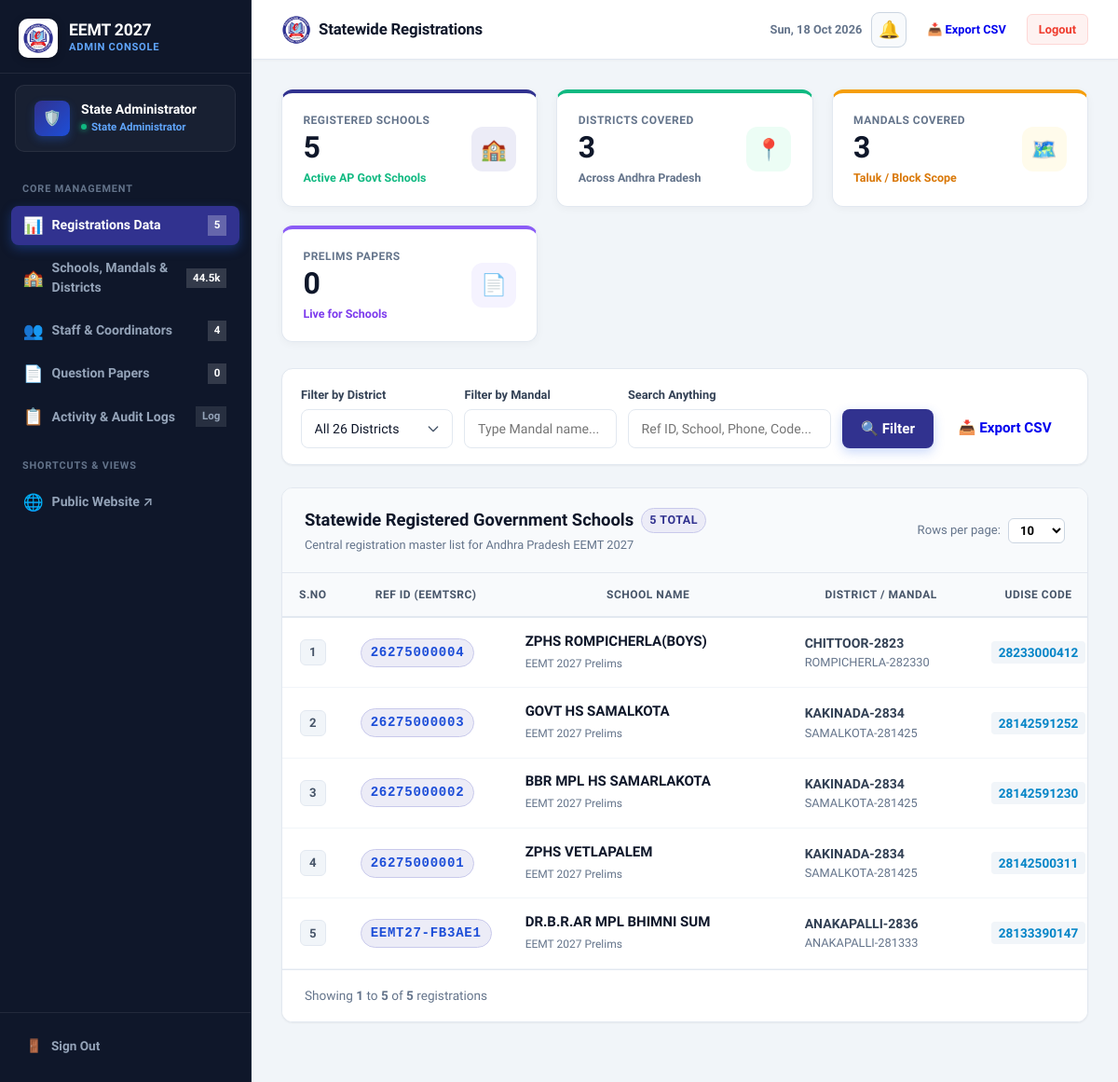
/admin/dashboard.php (signed in), run on an earlier commit of the app's database.
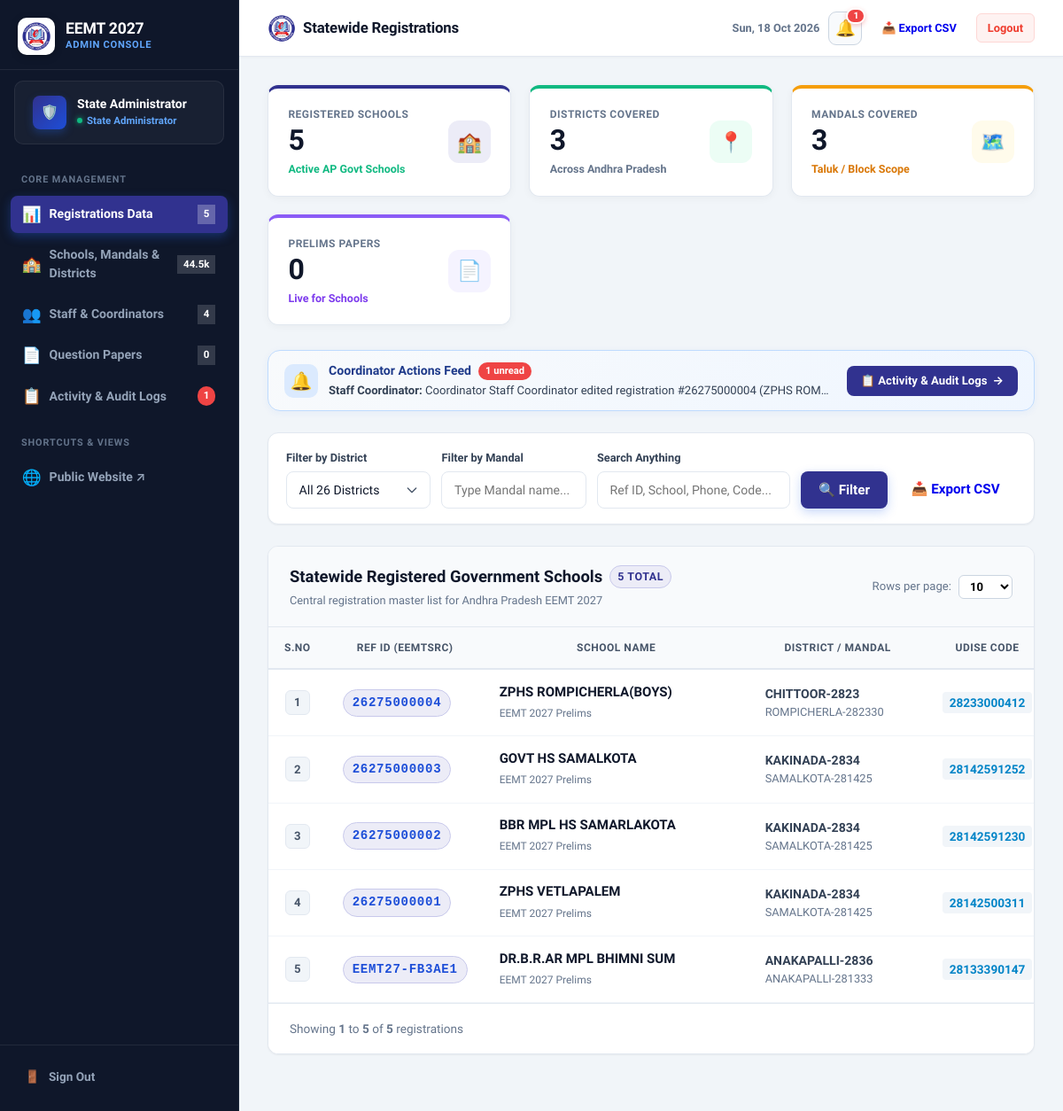
And on a later commit of the database.
### tables this page shows
CREATE TABLE coordinator_activity_logs (
                    id INTEGER PRIMARY KEY AUTOINCREMENT,
                    user_id INTEGER NULL,
                    user_name VARCHAR(150) NOT NULL,
                    user_role VARCHAR(50) NOT NULL DEFAULT 'coordinator',
                    district VARCHAR(100) NULL,
                    action_type VARCHAR(80) NOT NULL,
                    action_title VARCHAR(255) NOT NULL,
                    details TEXT NULL,
                    old_values TEXT NULL,
                    new_values TEXT NULL,
                    ip_address VARCHAR(45) NULL,
                    is_read INTEGER DEFAULT 0,
                    created_at DATETIME DEFAULT CURRENT_TIMESTAMP
                );

### includes/auth.php (called while the page is built, shortened)
<?php
function isStaffLoggedIn(): bool
{
    return isset($_SESSION['user']) && !empty($_SESSION['user']['username']);
}
function isAdmin(): bool
{
    return isStaffLoggedIn() && (($_SESSION['user']['role'] ?? '') === 'admin');
}

### includes/activity_logger.php (called while the page is built, shortened)
<?php
function getRecentCoordinatorActivities($limit = 50, $unreadOnly = false) {
    try {
        $pdo = getDB();
        $sql = "SELECT * FROM coordinator_activity_logs ";
        $sql .= "ORDER BY created_at DESC LIMIT " . (int)$limit;
        return $pdo->query($sql)->fetchAll(PDO::FETCH_ASSOC);
    } catch (Exception $e) {
        error_log("getRecentCoordinatorActivities error: " . $e->getMessage());
        return [];
    }
}
function getUnreadActivityCount() {
    try {
        $pdo = getDB();
        return (int)$pdo->query("SELECT COUNT(*) FROM coordinator_activity_logs WHERE is_read = 0")->fetchColumn();
    } catch (Exception $e) {
        return 0;
    }
}

### admin/dashboard.php (the view, shortened to what the changed rows need)
<?php
require_once __DIR__ . '/../includes/auth.php';
require_once __DIR__ . '/../includes/activity_logger.php';
$pdo = getDB();
$perPage = isset($_GET['per_page']) ? max(5, min(100, (int)$_GET['per_page'])) : 10;
$currentPage = isset($_GET['page']) ? max(1, (int)$_GET['page']) : 1;
$where = [];
$params = [];
$whereSql = !empty($where) ? "WHERE " . implode(" AND ", $where) : "";
$offset = ($currentPage - 1) * $perPage;
$querySql = "SELECT sr.* FROM school_registrations_2027 sr {$whereSql} ORDER BY sr.id DESC LIMIT " . (int)$perPage . " OFFSET " . (int)$offset;
$stmt = $pdo->prepare($querySql);
$stmt->execute($params);
$registrations = $stmt->fetchAll(PDO::FETCH_ASSOC);
$pageTitle = "Statewide Registrations";
require_once __DIR__ . '/includes/admin_header.php';
?>
<?php
$recentActs = getRecentCoordinatorActivities(3);
$unreadActCount = getUnreadActivityCount();
if (!empty($recentActs)):
?>
<div style="background: linear-gradient(135deg, #f8fafc, #eff6ff); border: 1.5px solid #bfdbfe; border-radius: 14px; padding: 12px 18px; margin-bottom: 1.5rem; display: flex; align-items: center; justify-content: space-between; gap: 15px; flex-wrap: wrap; box-shadow: 0 2px 8px rgba(37,99,235,0.06);">
    <div style="display: flex; align-items: center; gap: 12px; min-width: 0; flex: 1;">
        <div style="width: 38px; height: 38px; border-radius: 10px; background: #dbeafe; color: #1d4ed8; display: flex; align-items: center; justify-content: center; font-size: 1.25rem; flex-shrink: 0;">
            🔔
        </div>
        <div style="min-width: 0;">
            <div style="font-size: 0.88rem; font-weight: 800; color: #1e3a8a; display: flex; align-items: center; gap: 8px;">
                <span>Coordinator Actions Feed</span>
                <?php if ($unreadActCount > 0): ?>
                    <span style="background: #ef4444; color: white; font-size: 0.7rem; font-weight: 800; padding: 2px 8px; border-radius: 10px;"><?php echo $unreadActCount; ?> unread</span>
                <?php endif; ?>
            </div>
            <div style="font-size: 0.82rem; color: #334155; margin-top: 2px; white-space: nowrap; overflow: hidden; text-overflow: ellipsis; max-width: 720px;">
                <strong><?php echo htmlspecialchars($recentActs[0]['user_name']); ?>:</strong> <?php echo htmlspecialchars($recentActs[0]['action_title']); ?>
            </div>
        </div>
    </div>
    <div style="display: flex; align-items: center; gap: 8px;">
        <a href="activities.php" class="btn" style="padding: 7px 16px; font-size: 0.82rem; font-weight: 700; background: #31328f; color: white; border-radius: 8px; text-decoration: none; display: inline-flex; align-items: center; gap: 6px; white-space: nowrap;">
            <span>📋 Activity &amp; Audit Logs</span>
            <span>&rarr;</span>
        </a>
    </div>
</div>
<?php endif; ?>
<div class="card" style="padding: 0; overflow: hidden; box-shadow: var(--shadow-sm); border: 1px solid #e2e8f0; border-radius: 12px; margin-bottom: 2rem;">
    <?php if (empty($registrations)): ?>
        <div style="padding: 3.5rem 1.5rem; text-align: center; color: #64748b;">
            <div style="font-size: 2.5rem; margin-bottom: 0.5rem;">🔍</div>
            <h4 style="font-weight: 700; color: #334155; margin-bottom: 0.25rem;">No Registrations Found</h4>
            <p style="font-size: 0.9rem; margin: 0;">No school records match your current filter parameters.</p>
        </div>
    <?php else: ?>
        <div class="table-responsive" style="overflow-x: auto; width: 100%;">
            <table class="table" style="margin-bottom: 0; width: 100%; min-width: 1450px; border-collapse: collapse;">
                <thead style="background: #f8fafc; border-bottom: 2px solid #e2e8f0;">
                    <tr>
                        <th style="font-weight: 700; text-transform: uppercase; font-size: 0.75rem; letter-spacing: 0.5px; color: #475569; padding: 14px 18px; width: 65px; min-width: 60px; text-align: center;">S.No</th>
                        <th style="font-weight: 700; text-transform: uppercase; font-size: 0.75rem; letter-spacing: 0.5px; color: #475569; padding: 14px 18px; width: 160px; min-width: 160px;">Ref ID (EEMTSRC)</th>
                        <th style="font-weight: 700; text-transform: uppercase; font-size: 0.75rem; letter-spacing: 0.5px; color: #475569; padding: 14px 18px; width: 340px; min-width: 300px;">School Name</th>
                        <th style="font-weight: 700; text-transform: uppercase; font-size: 0.75rem; letter-spacing: 0.5px; color: #475569; padding: 14px 18px; width: 220px; min-width: 200px;">District / Mandal</th>
                        <th style="font-weight: 700; text-transform: uppercase; font-size: 0.75rem; letter-spacing: 0.5px; color: #475569; padding: 14px 18px; width: 140px; min-width: 130px;">UDISE Code</th>
                    </tr>
                </thead>
            </table>
        </div>
    <?php endif; ?>
</div>
<?php require_once __DIR__ . '/includes/admin_footer.php'; ?>

### admin/includes/admin_header.php (shortened to what the changed rows need)
<?php
require_once __DIR__ . '/../../includes/auth.php';
$currentPage = basename($_SERVER['PHP_SELF']);
require_once __DIR__ . '/../../includes/activity_logger.php';
$unreadActivitiesCount = isAdmin() ? getUnreadActivityCount() : 0;
?>
<!DOCTYPE html>
<html lang="en">
<head>
    <link rel="stylesheet" href="../assets/css/app.css">
</head>
<body>
    <div class="admin-shell">
        <aside class="admin-sidebar" id="adminSidebar">
            <?php if (isAdmin()): ?>
                <div class="sidebar-header-row">
                    <a href="dashboard.php" class="sidebar-brand">
                        <div class="sidebar-brand-text">
                            <h1>EEMT 2027</h1>
                        </div>
                    </a>
                </div>
                <nav class="sidebar-nav">
                    <a href="activities.php" class="sidebar-item <?php echo $currentPage === 'activities.php' ? 'active' : ''; ?>">
                        <div class="sidebar-item-content">
                            <span class="sidebar-icon">📋</span>
                            <span>Activity &amp; Audit Logs</span>
                        </div>
                        <?php if ($unreadActivitiesCount > 0): ?>
                            <span class="sidebar-badge" style="background: #ef4444; color: #ffffff; font-weight: 800; border-radius: 10px; padding: 2px 7px;">
                                <?php echo $unreadActivitiesCount; ?>
                            </span>
                        <?php else: ?>
                            <span class="sidebar-badge" style="background: rgba(255,255,255,0.1); color: #94a3b8;">
                                Log
                            </span>
                        <?php endif; ?>
                    </a>
                </nav>
            <?php endif; ?>
        </aside>
        <div class="admin-main">
            <header class="admin-topbar">
                <div class="topbar-left">
                    <div style="display: flex; align-items: center; gap: 8px;">
                        <h2 class="topbar-title">
                            <span><?php echo htmlspecialchars($pageTitle ?? (isAdmin() ? 'State Administration' : 'Coordinator Portal')); ?></span>
                        </h2>
                    </div>
                </div>
                <div class="topbar-right" style="display: flex; align-items: center; gap: 10px;">
                    <?php if (isAdmin()): ?>
                        <div class="notif-dropdown-wrap">
                            <button type="button" id="notifBellBtn" class="notif-bell-btn" title="Coordinator Activity Notifications" onclick="toggleNotifTray(event)">
                                🔔
                                <?php if ($unreadActivitiesCount > 0): ?>
                                    <span class="notif-badge" id="notifBadgeCounter"><?php echo $unreadActivitiesCount; ?></span>
                                <?php endif; ?>
                            </button>
                        </div>
                    <?php endif; ?>
                </div>
            </header>
            <div class="admin-content">

What changed in the data, as far as the page shows it:
added coordinator_activity_logs: user_name "Staff Coordinator", action_title "Coordinator Staff Coordinator edited registration #26275000004 (ZPHS ROM…"
Also different on the page:
$unreadActivitiesCount: (not shown) → "1"
$unreadActCount: (not shown) → "1"
text no longer shown: "Log"
text now shown: "🔔 Coordinator Actions Feed unread : 📋 Activity & Audit Logs →"
